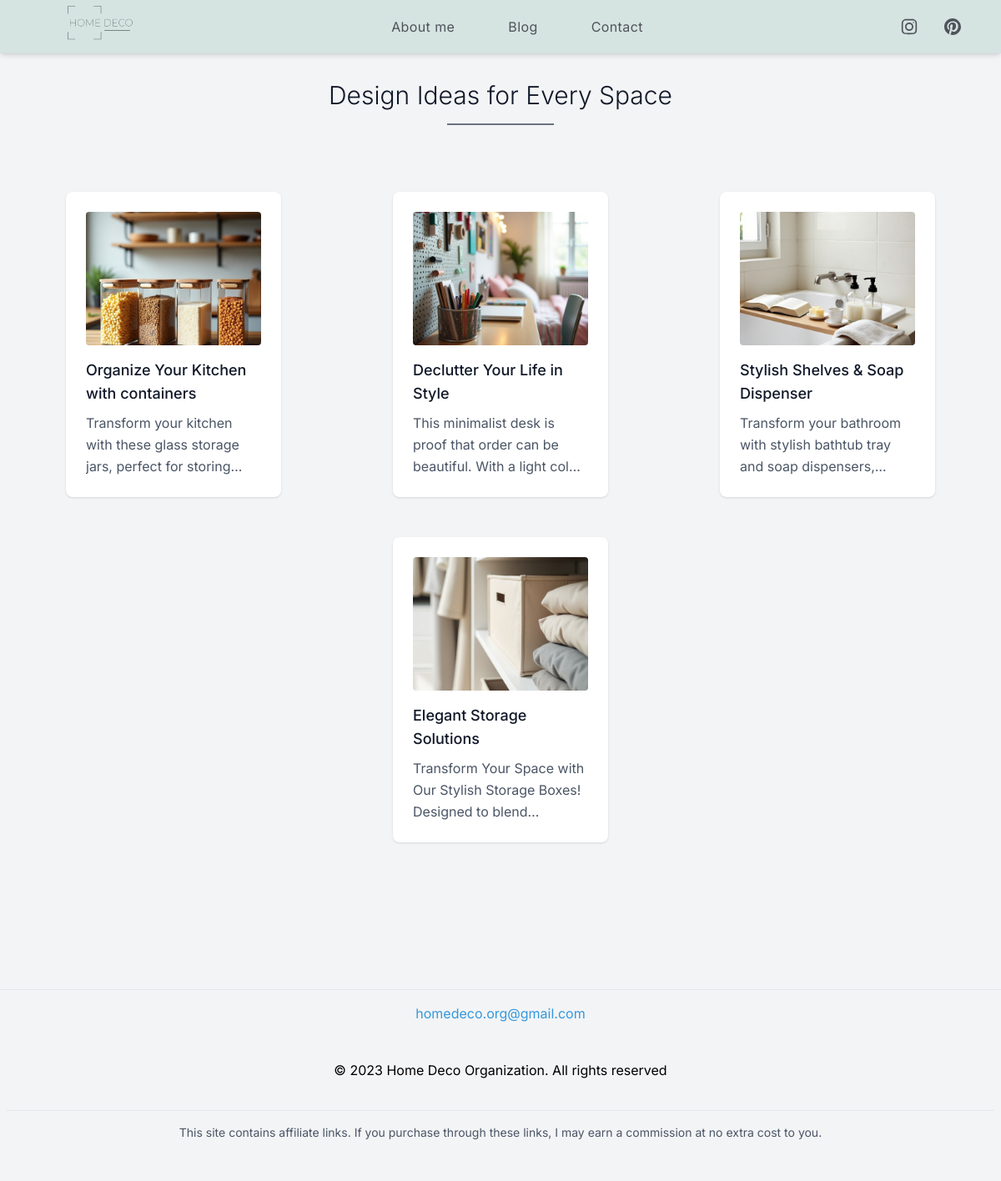
Page /blog on the committed database.
### models.py (models this page shows)
class Post(db.Model):
    id = db.Column(db.Integer, primary_key=True)
    title = db.Column(db.String(100), nullable=False)
    description = db.Column(db.Text, nullable=False)
    slug = db.Column(db.String(50), nullable=False)
    image1 = db.Column(db.String(200))
    alttitle1 = db.Column(db.String(100))
    image2 = db.Column(db.String(200))
    alttitle2 = db.Column(db.String(100))
    image3 = db.Column(db.String(200))
    alttitle3 = db.Column(db.String(100))
    link1 = db.Column(db.String(200))
    label1 = db.Column(db.String(100), nullable=False)
    link2 = db.Column(db.String(200))
    label2 = db.Column(db.String(100), nullable=False)
    link3 = db.Column(db.String(200))
    label3 = db.Column(db.String(100), nullable=False)
    link4 = db.Column(db.String(200))
    label4 = db.Column(db.String(100), nullable=False)
    frase1 = db.Column(db.String(200), nullable=False)
    frase2 = db.Column(db.String(200), nullable=True)

### app.py (the view)
@app.route('/blog')
def blog():
            posts = Post.query.all()
            return render_template('blog.html', posts=posts)

### templates/blog.html (shortened to what this page needs)
{% extends "layout.html" %}
{% block content %}
<section class="text-gray-600 body-font my-24 ">
  <div class="">
    <h1 class="text-3xl font-light title-font mb-4 text-gray-900 text-center">Design Ideas for Every Space</h1>
    <div class="w-32 h-0.5 bg-gray-500 mt-1 mx-auto"></div>
  </div>
  <div class="flex flex-row flex-wrap gap-4 px-5 py-4 md:py-16 mx-auto w-full">
    {% for post in posts %}
      <div class="p-4 md:w-1/4 w-full mx-auto">
        <a href="/post/{{ post.id }}" class="block bg-white p-6 rounded-lg shadow hover:shadow-xl transition">
          {% if post.image1 %}
            <img src="{{ post.image1 }}" alt="{{ post.alttitle1 }}" class="w-full h-40 object-cover rounded mb-4">
          {% endif %}
          <h2 class="text-lg text-gray-900 font-medium title-font mb-2">{{ post.title }}</h2>
          <p class="text-gray-600 line-clamp-3 leading-relaxed text-base">{{ post.description }}</p>
        </a>
      </div>
    {% else %}
      <div class="w-full text-center">
        <p class="text-gray-500">No posts to show right now. Fresh updates coming soon!</p>
      </div>
    {% endfor %}
  </div>
</section>
{% endblock %}

### templates/layout.html (shortened to what this page needs)
<!DOCTYPE html>
<html lang="en">
<head>
    <script src="https://cdn.jsdelivr.net/npm/@tailwindcss/browser@4"></script>
    <link rel="stylesheet" href="{{ url_for('static', filename='css/main.css') }}">
    <link rel="stylesheet" href="https://use.typekit.net/ybb6mop.css">
</head>
<body class="bg-gray-100 m-0 p-0 box-border">
<header class="flex items-center justify-between px-6 md:px-12 bg-[#d5e3e1] shadow-md backdrop-blur-md fixed top-0 w-full z-50 h-16">
  <div class="pl-8">
  <a href="{{ url_for('index') }}"  ><img src="{{ url_for('static', filename='images/logo home deco.png') }}" alt="logo salemi" class="w-20 cursor-pointer"></a>
  </div>
 <nav class="gap-6 bg-cover bg-center text-[#4F535B] px-8 cursor-pointer">
  <div class="flex items-center h-16 justify-end px-4 md:px-4">
    <ul id="menu" class="hidden md:flex md:flex-row flex-col absolute md:static right-2 top-20 md:top-0 bg-white md:bg-transparent shadow-lg md:shadow-none rounded-md px-4 py-2 md:p-0 text-base tracking-wide">
  <li><a href="{{ url_for('about') }}" class="hover:text-blue-600 p-8 transition-colors duration-200">About me</a></li>
  <li><a href="{{ url_for('blog') }}" class="hover:text-blue-600 p-8 transition-colors duration-200">Blog</a></li>
  <li><a href="{{ url_for('contact') }}" class="hover:text-blue-600 p-8 transition-colors duration-200">Contact</a></li>
</ul>
  </div>
    </nav>
  <div class="flex items-center gap-8 ">
    <a href="https://www.instagram.com/homedecoorganization/" target="_blank" class="">
      <img src="{{ url_for('static', filename='images/IG.svg') }}" alt="link to Instagram" class="w-5 h-5">
    </a>
    <a href="https://www.pinterest.com/homedecoorganization/" target="_blank" class="">
      <img src="{{ url_for('static', filename='images/pinterest.svg') }}" alt="link to pinterest" class="w-5 h-5">
    </a>
  </div>
</header>
{% block content %}{% endblock %}
<footer>
        <div class="p-2 w-full h-auto flex flex-col pt-4 mt-4 border-t border-gray-200 text-center mb-4">
          <a href="mailto:jorge@gmail.com" class="text-[#3498db]">homedeco.org@gmail.com</a>    <p class="leading-normal my-5">
            <br>© 2023 Home Deco Organization. All rights reserved
          </p>
          <div class="p-2 w-full pt-4 mt-4 border-t border-gray-200 text-center mb-4">
    <p class="text-sm text-gray-600">
      This site contains affiliate links. If you purchase through these links, I may earn a commission at no extra cost to you.
    </p>
</footer>
</body>
</html>

### static/css/main.css (style rules this page uses)
* { font-family: "inter", sans-serif; }

### rows in the picture
Post: image1 (picture), title "Organize Your Kitchen with containers", description "Transform your kitchen with these glass storage jars, perfect for…"
Post: image1 (picture), title "Declutter Your Life in Style", description "This minimalist desk is proof that order can be beautiful. With a light…"
Post: shows a picture, title "Stylish Shelves & Soap Dispenser", description "Transform your bathroom with stylish bathtub tray and soap…"
Post: image1 (picture), title "Elegant Storage Solutions", description "Transform Your Space with Our Stylish Storage Boxes! Designed to…"
